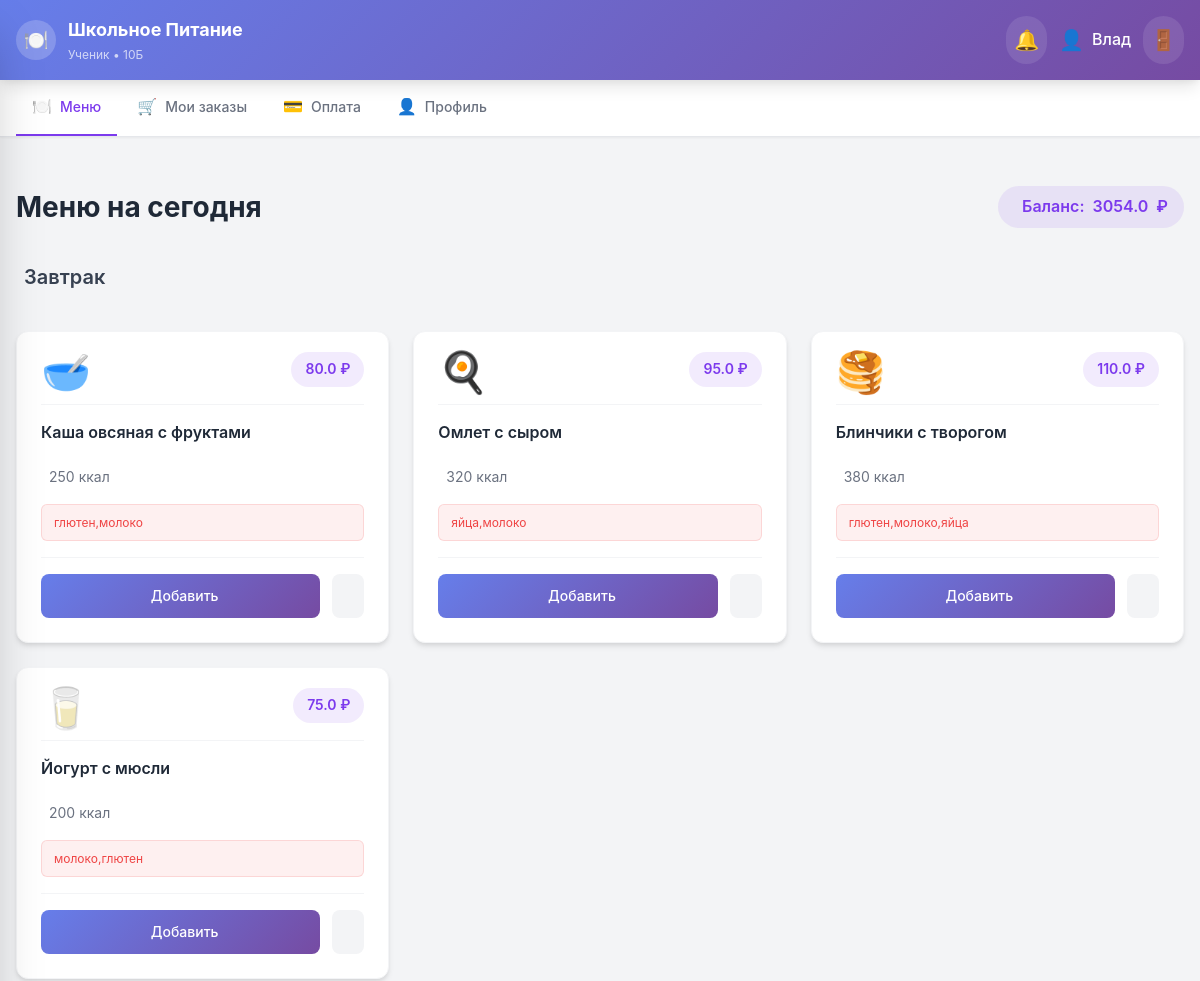
Page /student/menu (signed in, upper part) on the earlier database version.
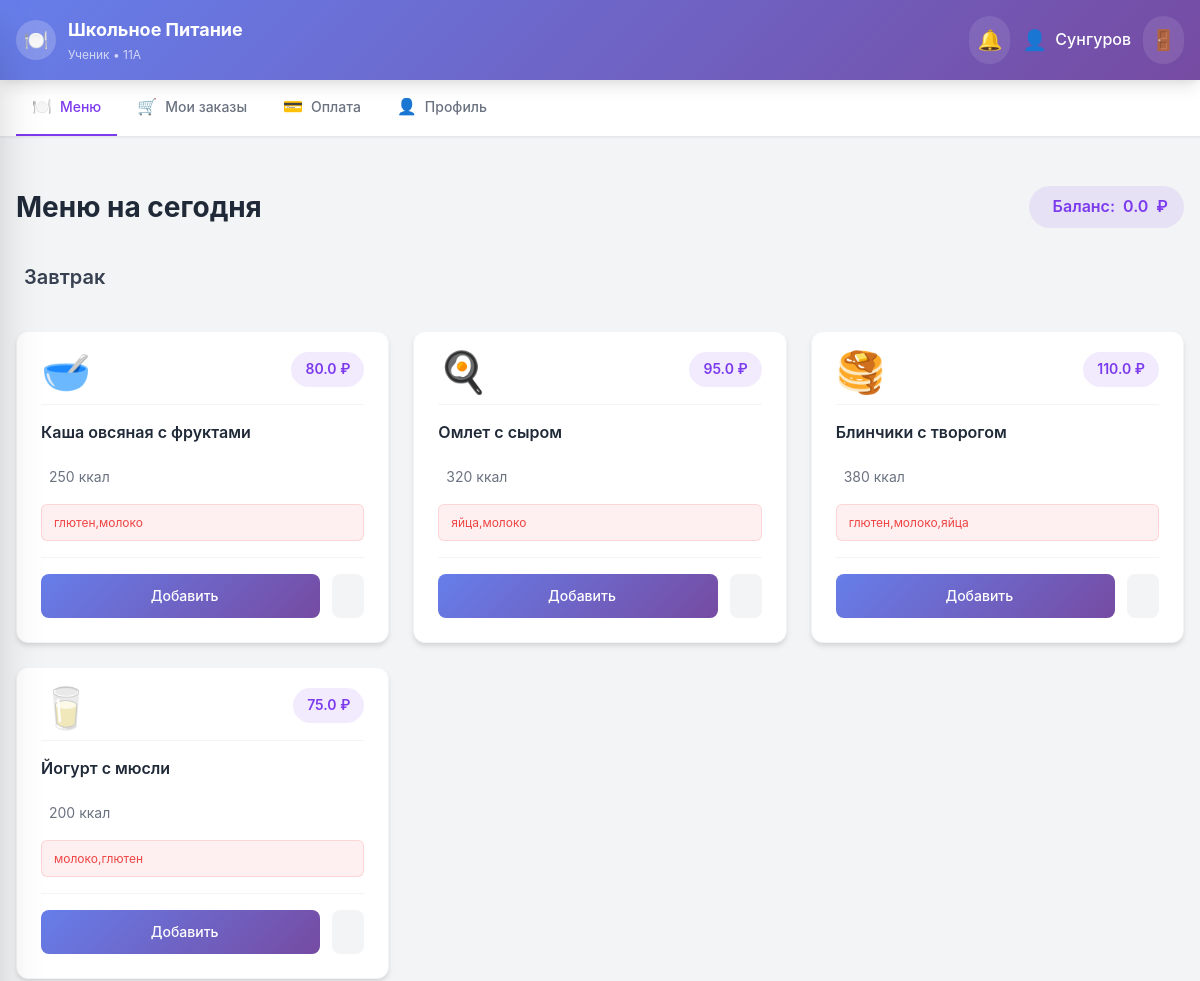
Same page on the later database version.
### app.py (models this page shows)
class User(UserMixin, db.Model):
    id = db.Column(db.Integer, primary_key=True)
    email = db.Column(db.String(120), unique=True, nullable=False)
    password_hash = db.Column(db.String(256), nullable=False)
    name = db.Column(db.String(100), nullable=False)
    role = db.Column(db.String(20), nullable=False, default='student')
    student_class = db.Column(db.String(10))
    balance = db.Column(db.Float, default=0.0)
    allergies = db.Column(db.String(500), default='')
    created_at = db.Column(db.DateTime, default=datetime.utcnow)
    orders = db.relationship('Order', backref='user', lazy=True)
    reviews = db.relationship('Review', backref='user', lazy=True)
    notifications = db.relationship('Notification', backref='user', lazy=True)

### app.py (the view)
@app.route('/student/menu')
@login_required
@role_required('student')
def student_menu():
    breakfast = MenuItem.query.filter_by(meal_type='breakfast', available=True).all()
    lunch = MenuItem.query.filter_by(meal_type='lunch', available=True).all()
    user_allergies = current_user.allergies.split(',') if current_user.allergies else []
    return render_template('student/menu.html', breakfast=breakfast, lunch=lunch, user_allergies=user_allergies)

### app.py (called while the page is built)
def role_required(*roles):
    def decorator(f):
        @wraps(f)
        def decorated_function(*args, **kwargs):
            if not current_user.is_authenticated:
                return redirect(url_for('login'))
            if current_user.role not in roles:
                flash('У вас нет доступа к этой странице', 'error')
                return redirect(url_for('index'))
            return f(*args, **kwargs)
        return decorated_function
    return decorator

@login_manager.user_loader
def load_user(user_id):
    return User.query.get(int(user_id))

### templates/student/menu.html (shortened to what this page needs)
{% extends 'base.html' %}
{% block content %}
<div class="page-top-spacing">
    <div class="page-header mb-12">
        <div class="flex items-center justify-between flex-wrap gap-4">
            <h2 class="page-title">Меню на сегодня</h2>
            <div class="balance-badge badge-primary px-4 py-2 rounded-full font-semibold">
                 Баланс: <span id="user-balance">{{ current_user.balance }}</span> ₽
            </div>
        </div>
    </div>
</div>
<div class="section mb-16">
    <h3 class="section-title">
         Завтрак
    </h3>
    <div class="menu-cards-grid">
        {% for item in breakfast %}
        {% set has_allergen = item.allergens and (item.allergens.split(',') | select('in', user_allergies) | list | length > 0) %}
        <div class="menu-card {% if has_allergen %}has-allergen{% endif %}" data-menu-id="{{ item.id }}">
            <div class="menu-card-body">
                <div class="menu-card-content">
                    <div class="menu-card-header">
                        <span class="menu-card-emoji">{{ item.image }}</span>
                        <span class="menu-card-price">{{ item.price }} ₽</span>
                    </div>
                    <h4 class="menu-card-title">{{ item.name }}</h4>
                    <div class="menu-card-meta">
                        <span>{{ item.calories }} ккал</span>
                    </div>
                    {% if item.allergens %}
                    <div class="menu-card-allergens">
                         {{ item.allergens }}
                    </div>
                    {% endif %}
                </div>
                <div class="menu-card-actions">
                    <button onclick="addToCart({{ item.id }}, '{{ item.name }}', {{ item.price }}, 'breakfast', '{{ item.image }}')"
                            class="btn btn-primary flex-1">
                         Добавить
                    </button>
                    <button onclick="showReviews({{ item.id }}, '{{ item.name }}', '{{ item.image }}')"
                            class="btn btn-secondary">
                    </button>
                </div>
            </div>
        </div>
        {% endfor %}
    </div>
</div>
{% endblock %}

### templates/base.html (shortened to what this page needs)
<!DOCTYPE html>
<html lang="ru">
<head>
    <link rel="stylesheet" href="{{ url_for('static', filename='css/style.css') }}">
    <link rel="stylesheet" href="{{ url_for('static', filename='css/mobile.css') }}">
    <script src="https://cdn.jsdelivr.net/npm/@tailwindcss/browser@4"></script>
</head>
<body class="body-bg">
    {% if current_user.is_authenticated %}
    <header class="header">
        <div class="header-container">
            <div class="header-content">
                <div class="header-logo">
                    <div class="header-logo-icon">🍽️</div>
                    <div class="header-title">
                        <h1>Школьное Питание</h1>
                        <p>
                            {% if current_user.role == 'student' %}Ученик{% elif current_user.role == 'cook' %}Повар{% else %}Администратор{% endif %}
                            {% if current_user.student_class %} • {{ current_user.student_class }}{% endif %}
                        </p>
                    </div>
                </div>
                <div class="header-actions">
                    <div class="header-notifications">
                        <button onclick="toggleNotifications()" class="header-btn">
                            <span>🔔</span>
                        </button>
                    </div>
                    <div class="header-user-info">
                        <span class="header-user-avatar">👤</span>
                        <span class="header-user-name">{{ current_user.name }}</span>
                    </div>
                    <a href="{{ url_for('logout') }}" class="header-logout" title="Выйти">🚪</a>
                </div>
            </div>
        </div>
    </header>
    <nav class="desktop-nav">
        <div class="nav-container">
            <div class="nav-tabs">
                {% if current_user.role == 'student' %}
                <a href="{{ url_for('student_menu') }}" class="nav-tab {% if request.endpoint == 'student_menu' %}active{% endif %}">
                    <span class="nav-icon">🍽️</span> Меню
                </a>
                <a href="{{ url_for('student_orders') }}" class="nav-tab {% if request.endpoint == 'student_orders' %}active{% endif %}">
                    <span class="nav-icon">🛒</span> Мои заказы
                </a>
                <a href="{{ url_for('student_payment') }}" class="nav-tab {% if request.endpoint == 'student_payment' %}active{% endif %}">
                    <span class="nav-icon">💳</span> Оплата
                </a>
                <a href="{{ url_for('student_profile') }}" class="nav-tab {% if request.endpoint == 'student_profile' %}active{% endif %}">
                    <span class="nav-icon">👤</span> Профиль
                </a>
                {% endif %}
            </div>
        </div>
    </nav>
    {% endif %}
    <main class="main-container">
        {% block content %}{% endblock %}
    </main>
</body>
</html>

Differences in the rows shown:
changed User: student_class "10Б" → "11А"; name "Влад" → "Сунгуров"; balance "3054.0" → "0.0"
